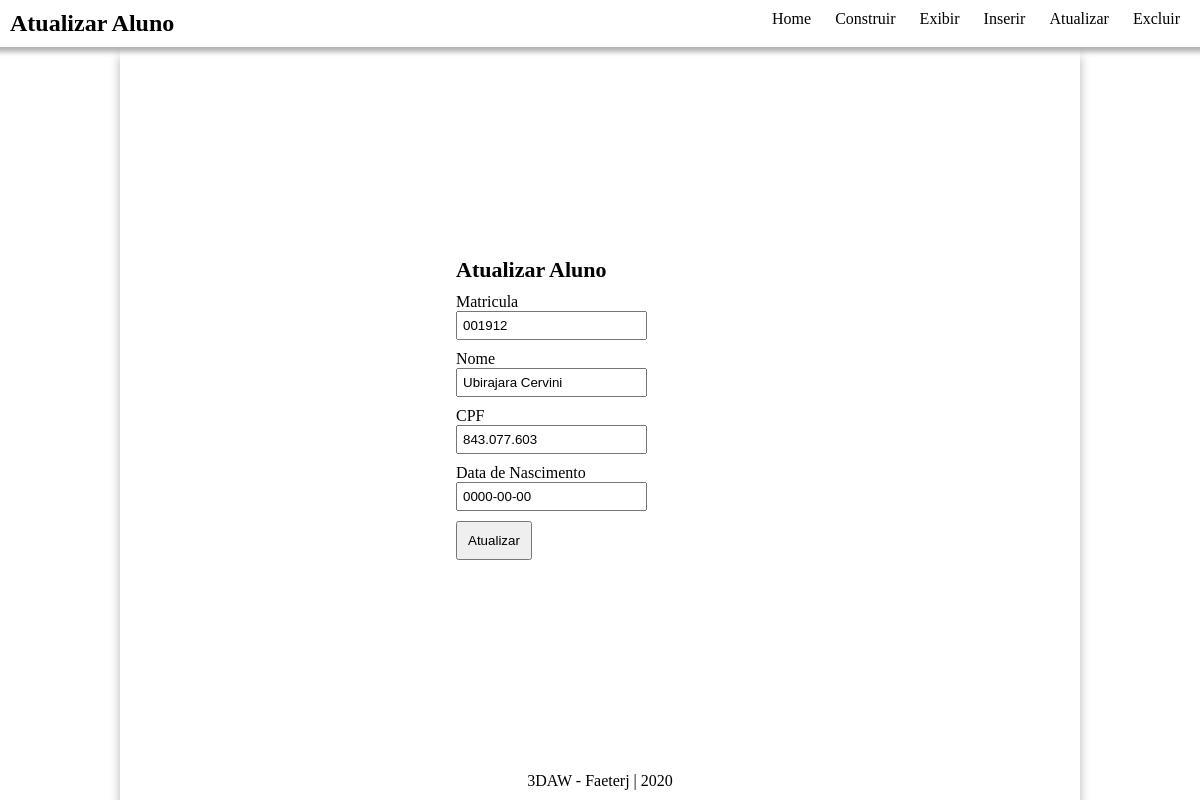
Page /crud/atualizar_aluno.php?editar=001912 on the committed database.
### tables this page shows
CREATE TABLE IF NOT EXISTS Alunos (

    Matricula VARCHAR(7) PRIMARY KEY NOT NULL,
    Nome VARCHAR(50) NOT NULL,
    CPF VARCHAR(11) NOT NULL,
    DataNascimento DATE NOT NULL
);

### crud/actions/alunos.php (called while the page is built, shortened)
<?php
class Alunos{
    private $conn;
    public function __construct()
    {
        try{
            $this->conn = new mysqli("localhost", "3daw", "mysql123", "3dawTest");
        }
        catch(Exception $e){
            $this->status = false;
        }
    }
	private function selecionarMatricula( $matricula ){
		$sql = "SELECT Matricula, Nome, CPF, DataNascimento FROM Alunos WHERE Matricula={$matricula}";
        $query = $this->conn->query($sql);
        $response = $query->fetch_array(MYSQLI_ASSOC);
        return $response;
	}
    public function consultarMatricula( $matricula ){
          return $this->selecionarMatricula($matricula );
    }
}
?>

### crud/actions/atualizar.php (called while the page is built, shortened)
<?php
require_once "alunos.php";
if ($_SERVER["REQUEST_METHOD"] == "GET") {
    if(isset($_GET["editar"]))
    {
        $data = $_GET["editar"];
        $complete = new Alunos();
        $resultado = $complete->consultarMatricula( $data );
        $vmatricula = $resultado['Matricula'];
        $vnome = $resultado['Nome'];
        $vcpf = $resultado['CPF'];
        $vdatanasc = $resultado['DataNascimento'];
    }
}
?>

### crud/atualizar_aluno.php (the view, shortened to what this page needs)
<?php
require_once "actions/atualizar.php";
?>
<!DOCTYPE html>
<html lang="en">
    <head>
        <link href="css/atualizar_style.css" rel="stylesheet">
    </head>
    <body>
		<article>
			<header>
			<h1>Atualizar Aluno</h1>
				<nav>
					<ul>
						<li><a href="index.php">Home</a></li>
						<li><a href="construir_banco.php">Construir</a></li>
						<li><a href="exibir_alunos.php">Exibir</a></li>
						<li><a href="insere_aluno.php">Inserir</a></li>
						<li><a href="atualizar_aluno.php">Atualizar</a></li>
						<li><a href="excluir_aluno.php">Excluir</a></li>
					</ul>
				</nav>
		</header>
			<section id="content">
				<section>
					<form method="POST" >
					<h1>Atualizar Aluno</h1>
						<div>
							<label>Matricula</label>
							<input type="text" name="matricula" value="<?php echo $vmatricula; ?>">
						</div>
						<div>
							<label>Nome</label>
							<input type="text" name="nome" value="<?php echo $vnome; ?>">
						</div>
						<div>
							<label>CPF</label>
							<input type="text" name="cpf" value="<?php echo $vcpf; ?>">
						</div>
						<div>
							<label>Data de Nascimento</label>
							<input type="text" name="datanasc" value="<?php echo $vdatanasc; ?>">
						</div>
						<button type="submit" id="atualizar" >Atualizar</button>
					</form>
				</section>
			</section>
			<footer> <p>3DAW - Faeterj | 2020 </p> </footer>
		</article>
    </body>
</html>

### crud/css/atualizar_style.css (style rules this page uses)
* { margin: 0; padding: 0; }
html,body { width: 100%; height: 100%; }
label { margin-top: 10px; display: block; }
input[type=text] { padding: 5px; }
button { padding: 10px; }
a { text-decoration: none; color: black; }
article { display: flex; flex-direction: column; align-content: center; align-items: center; height: 100%; justify-content: center; margin: 0 auto; }
#content > section { display: flex; flex-direction: column; align-content: center; justify-content: center; width: 30%; margin: 0 auto; }
#content { display: flex; height: 100%; flex-direction: column; align-content: center; justify-content: center; width: 80%; box-shadow: 0 10px 10px rgba(0, 0, 0, 0.3); }
#content h1 { font-size: 22px; }
header, footer { width: 100%; display: flex; flex-direction: row; }
header { box-shadow: 0 5px 5px rgba(0, 0, 0, 0.3); }
footer { text-align: center; position: absolute; bottom: 0; width: 100%; padding: 10px 0; }
footer p { margin: 0 auto; }
header { padding: 10px; justify-content: space-between; }
header h1, header nav { margin: 0 10px; }
nav ul { list-style: none; }
nav ul li { display: inline-block; }
nav ul li a { padding: 10px; }
button { margin-top: 10px; }

### rows in the picture
alunos: matricula "001912", nome "Ubirajara Cervini", cpf "843.077.603", datanasc "0000-00-00"
